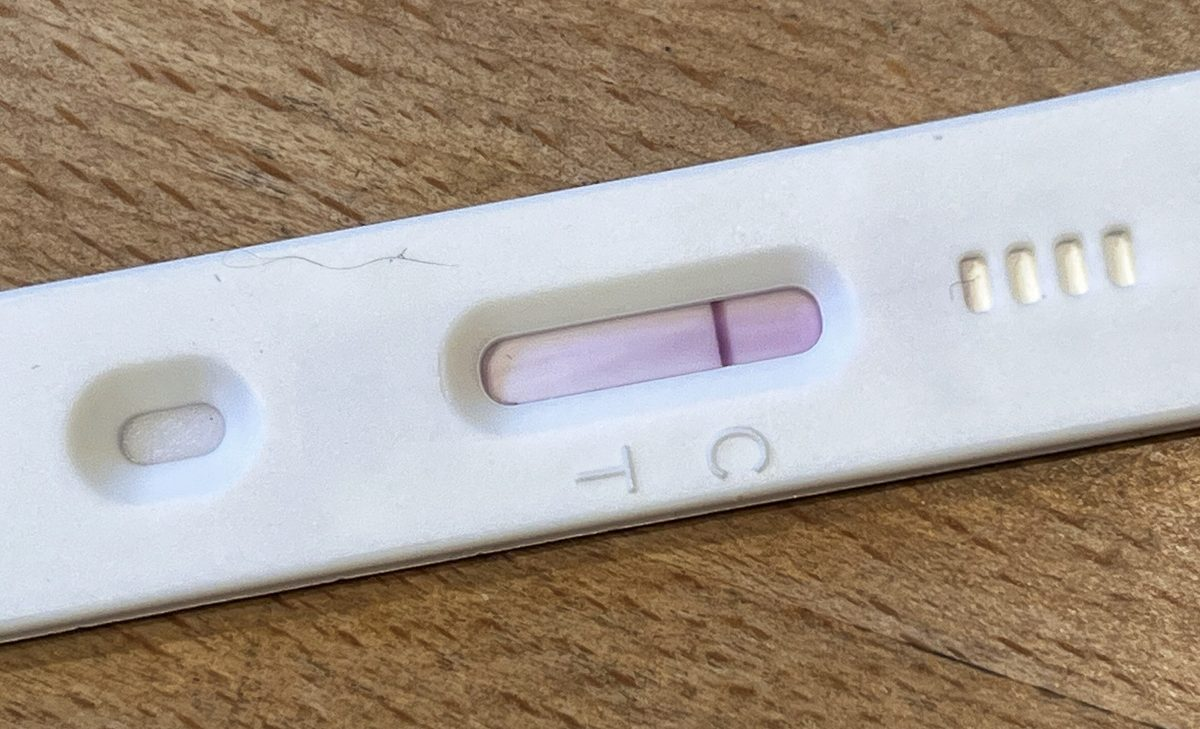
#> input picture HTML/buch/fotos/schnelltest.jpg, 1200 x 729 px, given in place of Semantic Mac Finder.png, which was not available
$ python card10.py ../../HTML/buch/fotos/schnelltest.jpg 1.0 ../../HTML/buch/fotos/wuerfel-spieltisch.jpg
#> lines starting #> are read from the running program, lines starting #| are printed output that depends on the picture; pictures that were not available may be replaced by others from this repository, and a replacement may not be noted
#!/usr/bin/env python3
"""Scene 10 card: the 2016 mockup (left) and today's window (right) on the lab's dark blue,
2560x1440, then looped into card10.mp4 for the given seconds.
Usage: card10.py <today.png> <seconds> <outdir>"""
import subprocess, sys
from PIL import Image, ImageDraw, ImageFont
today, secs, out = sys.argv[1], float(sys.argv[2]), sys.argv[3]
MOCK = '/Users/malvers/PRIVAT MRA/Backup Pinkerfind/Semantic Mac Finder.png'
W, H = 2560, 1440
bg = Image.new('RGB', (W, H), (8, 20, 40))            # --ground of the drehbuch pages
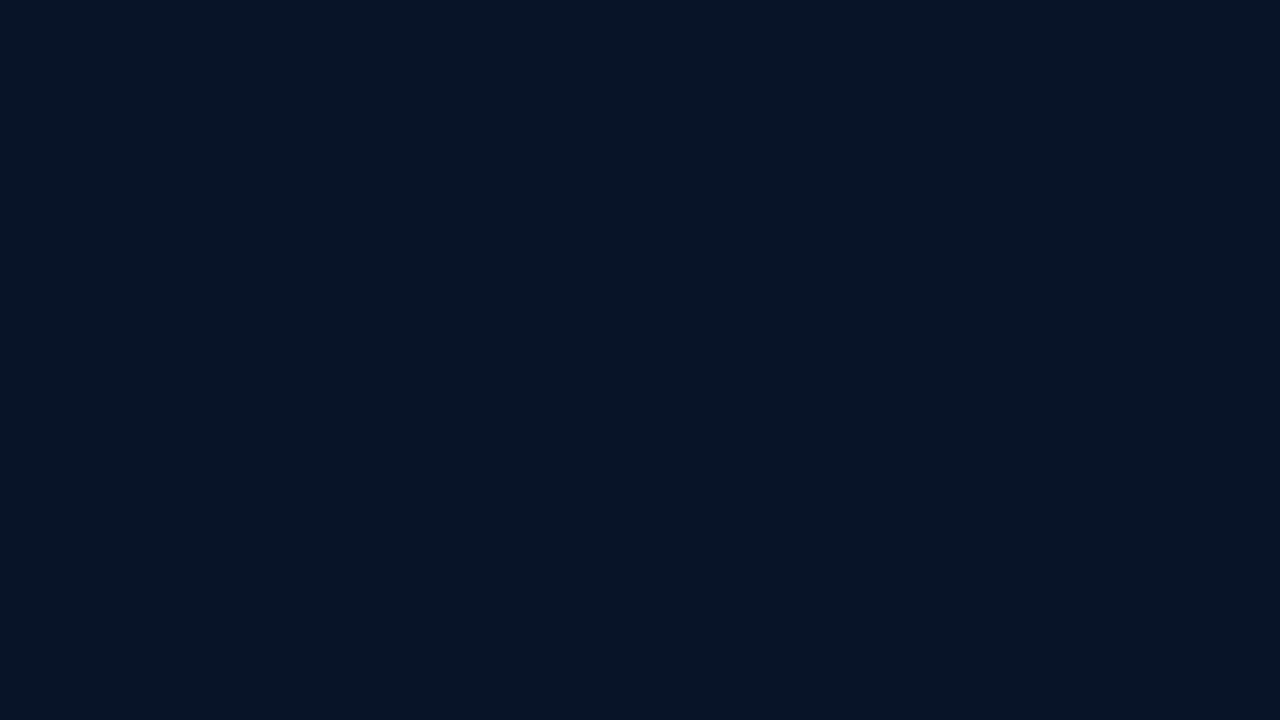
#> bg: PIL image 2560x1440 RGB (shown at 1/2 size); mean R, G, B 8, 20, 40
d = ImageDraw.Draw(bg)
def font(size, name='Orbitron'):
    for f in ['/Users/malvers/Library/Fonts/Orbitron-Bold.ttf', '/Users/malvers/Library/Fonts/Orbitron-Regular.ttf',
              '/Library/Fonts/Orbitron-Bold.ttf', '/System/Library/Fonts/Supplemental/Arial Bold.ttf']:
        try: return ImageFont.truetype(f, size)
        except Exception: pass
    return ImageFont.load_default()
def place(path, x, y, w, label):
    im = Image.open(path).convert('RGB')
    h = int(im.height * w / im.width)
    im = im.resize((w, h), Image.LANCZOS)
    # a soft frame
    d.rectangle([x - 6, y - 6, x + w + 6, y + h + 6], outline=(28, 53, 101), width=3)
    bg.paste(im, (x, y))
    d.text((x, y - 70), label, fill=(230, 238, 250), font=font(44))
    return h
gap, m = 80, 100
w = (W - 2 * m - gap) // 2
# both pictures centred in the band below the title, each at its own height
def height(path):
    im = Image.open(path); return int(im.height * w / im.width)
#> in height, im is the input picture: PIL image 1200x729 RGB; mean R, G, B 167.7, 155.8, 144.8
band_top, band_bot = 240, H - 80
for path, x, label in [(MOCK, m, '2016 — Entwurf'), (today, m + w + gap, '2026 — Pinker-Finder')]:
    h = height(path); y = band_top + 70 + (band_bot - band_top - 70 - h) // 2
#> after `h = height(path)`: h = 692
#> after `y = band_top + 70 + (band_bot - band_top - 70 - h) // 2`: y = 489
    place(path, x, y, w, label)
#> in place, `bg.paste(im, (x, y))`:
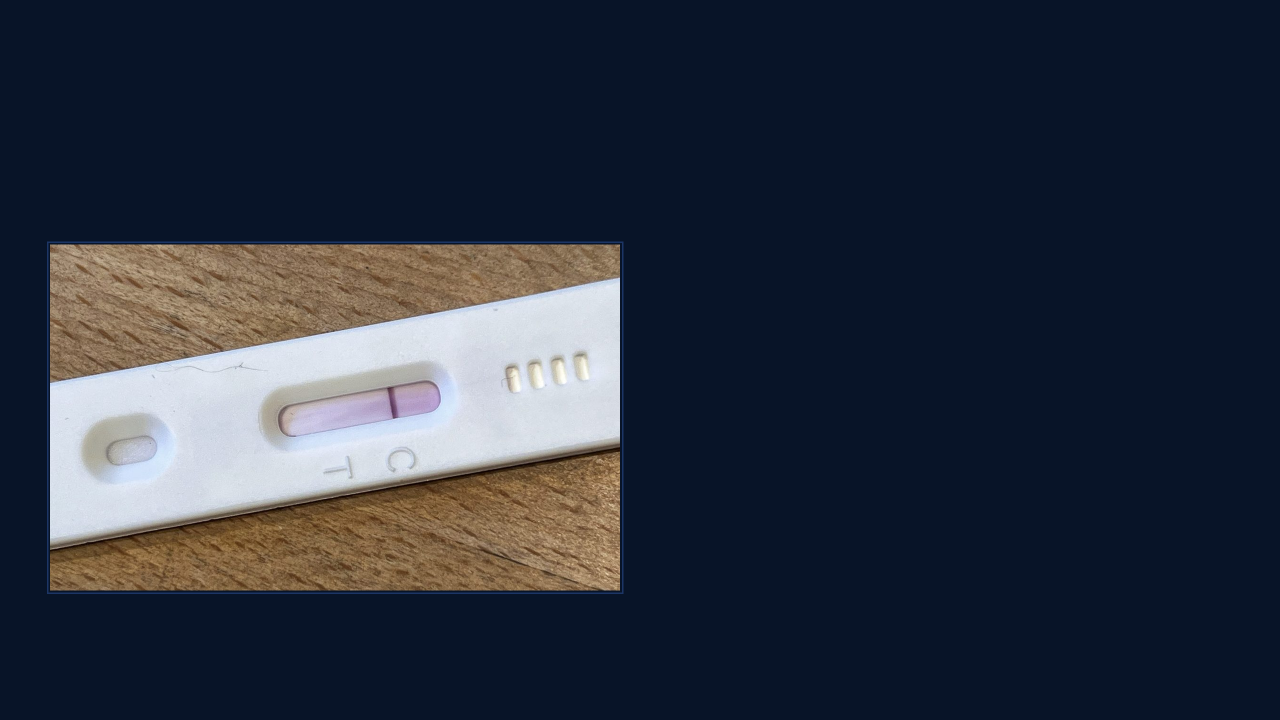
#> bg: PIL image 2560x1440 RGB (shown at 1/2 size); mean R, G, B 42.2, 49.2, 62.6
d.text((m, 110), 'Zehn Jahre, ein Reiter', fill=(245, 194, 66), font=font(72))
png = f'{out}/card10.png'; bg.save(png)
#> after `png = f'{out}/card10.png'`:
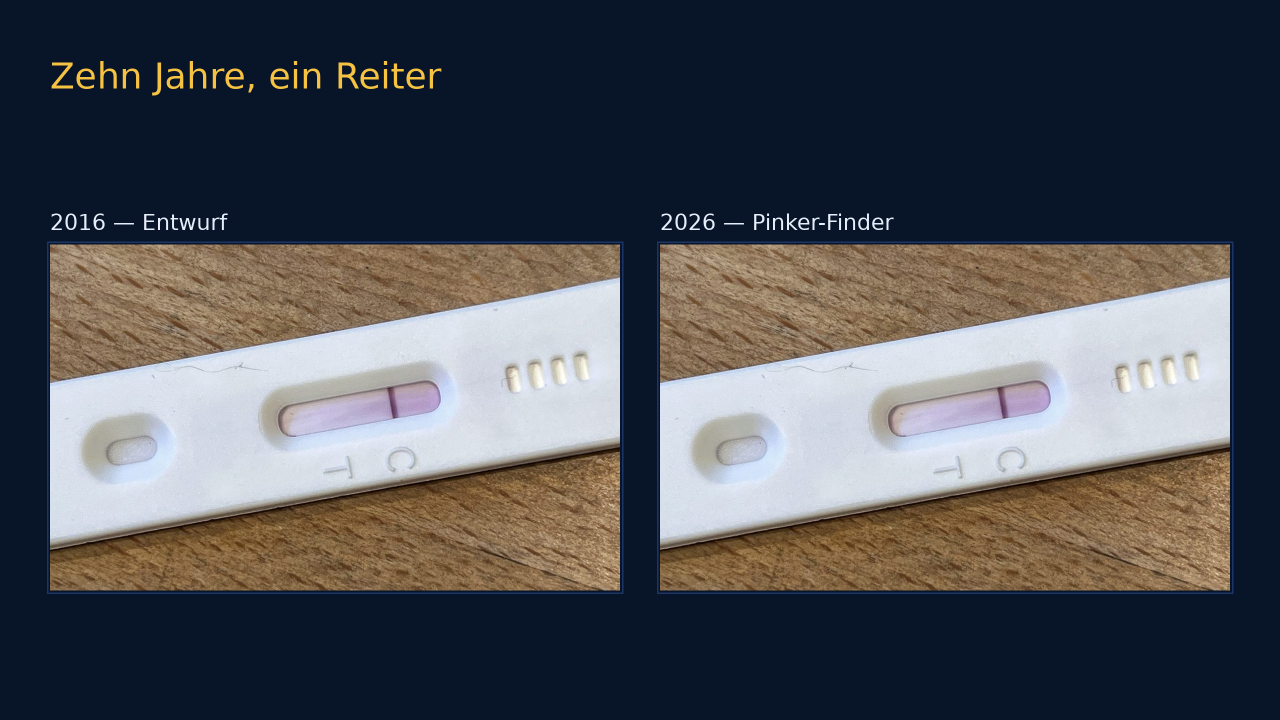
#> saved as card10.png: PIL image 2560x1440 RGB (shown at 1/2 size); mean R, G, B 77.6, 79.2, 85.7
subprocess.run(['ffmpeg', '-nostdin', '-y', '-v', 'error', '-loop', '1', '-i', png, '-t', f'{secs:.2f}',
                '-r', '25', '-c:v', 'libx264', '-pix_fmt', 'yuv420p', '-crf', '18', f'{out}/card10.mp4'], check=True)
#> (this line was passed over: subprocess is not available in this run)
print('card10', png, f'{secs:.1f}s')
